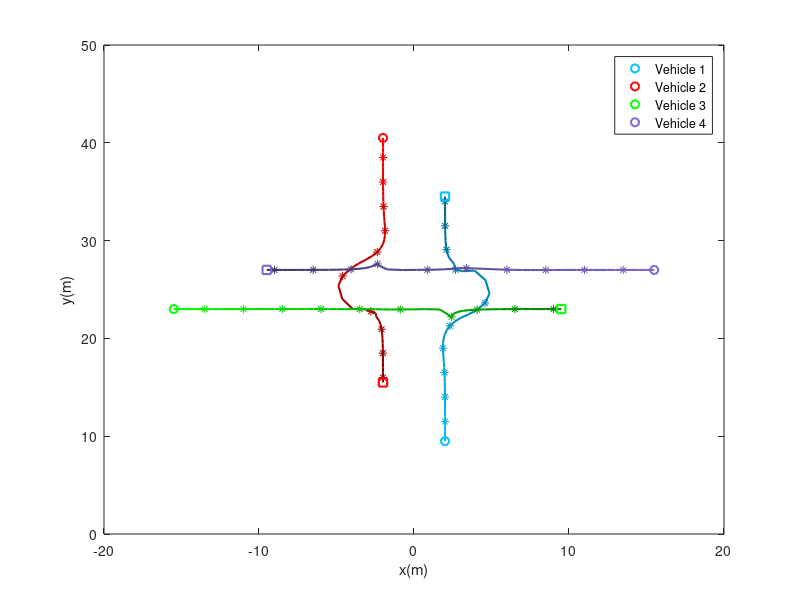
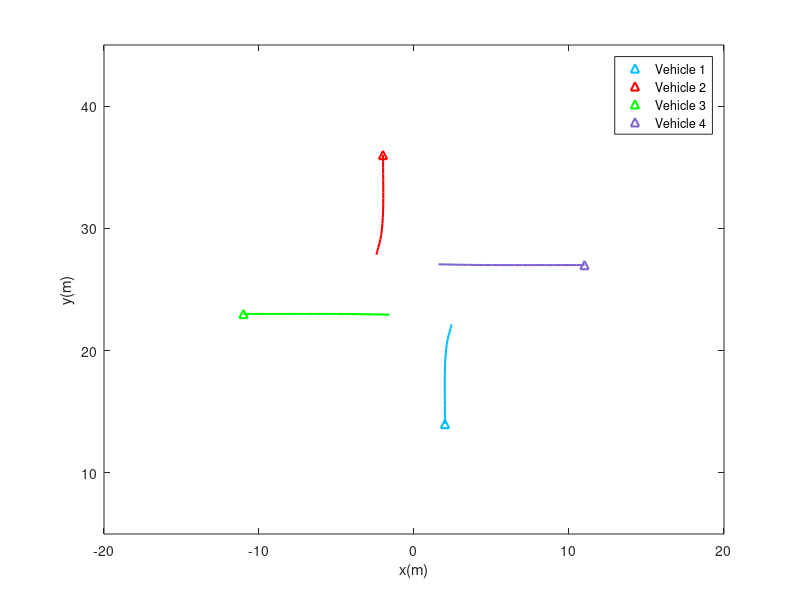
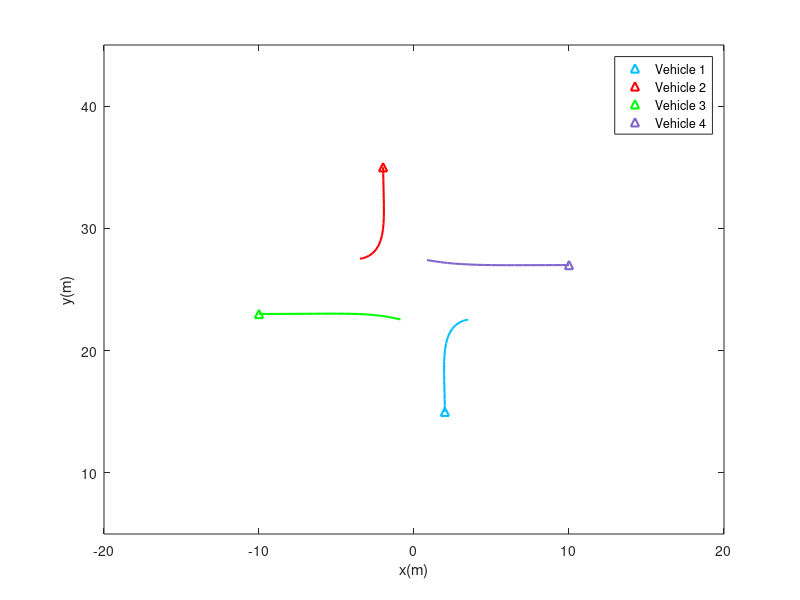
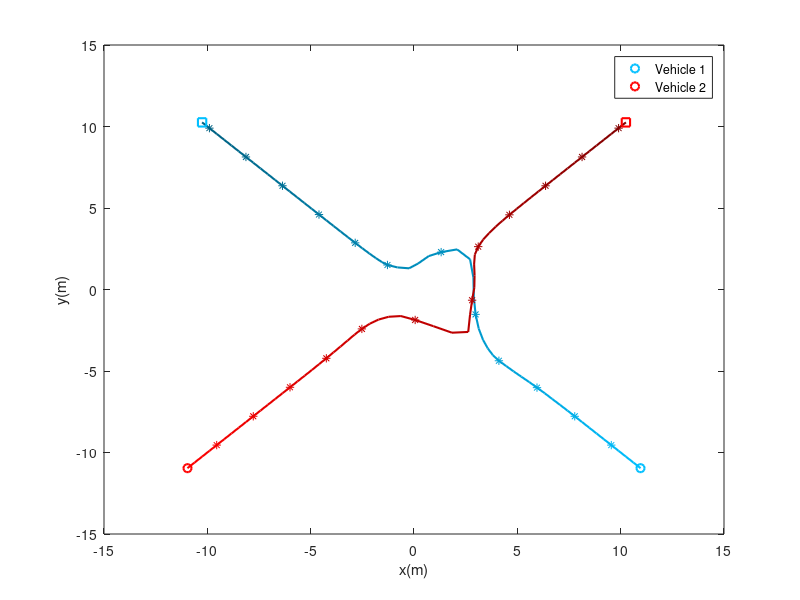

The MATLAB script that drew these images, in order:
clear;
close all;

color = [[0 0.75 1];[1 0 0];[0 1 0];[0.5 0.4 0.8];[0.9 0.9 0.1];[0 0 1]];

%% Intersection
load('CFS_DMPC_Intersection.mat');
traj_log = traj_log(20:70,:);
% Plot traj
[horizon, dim_num_veh] = size(traj_log);
dim = 2;
num_veh = dim_num_veh/2;

figure(1)
for i=0:num_veh-1
    veh_pos = traj_log(1,2*i+1:2*i+2);
    plot(veh_pos(1),veh_pos(2),'o','color',color(i+1,:),'Linewidth',1.5);
    hold on
end

for i=0:num_veh-1
    veh_traj = traj_log(:,2*i+1:2*i+2);
    for j=1:horizon-1
        plot(veh_traj(j:j+1,1),veh_traj(j:j+1,2),'Linewidth',1.5,'color',(1-j/2/horizon)*color(i+1,:));
        if mod(j,5)==0
            plot(veh_traj(j,1),veh_traj(j,2),'*','markersize',6,'color',(1-j/2/horizon)*color(i+1,:));
            hold on;
        end
    hold on
    end
end

for i=0:num_veh-1
    veh_pos = traj_log(horizon,2*i+1:2*i+2);
    plot(veh_pos(1),veh_pos(2),'s','color',color(i+1,:),'Linewidth',1.5);
    hold on
end

xlabel('x(m)');
ylabel('y(m)');
legend('Vehicle 1','Vehicle 2','Vehicle 3','Vehicle 4');


%  
load('CFS_DMPC_Intersection_28.mat');
% Plot traj
[num_veh, ~, ~] = size(traj_sol);

figure(2)
for i=1:num_veh
    traj = squeeze(traj_sol(i,:,:));
    plot(traj(1,1),traj(1,2),'^','color',color(i,:),'Linewidth',1.5);
    hold on
end

for i=1:num_veh
        traj = squeeze(traj_sol(i,:,:));
        plot(traj(:,1),traj(:,2),'Linewidth',1.5,'color',color(i,:));
        hold on
end

xlabel('x(m)');
ylabel('y(m)');
legend('Vehicle 1','Vehicle 2','Vehicle 3','Vehicle 4');
axis([-20 20 5 45]);

%  
load('CFS_DMPC_Intersection_30.mat');
% Plot traj
[num_veh, ~, ~] = size(traj_sol);

figure(3)
for i=1:num_veh
    traj = squeeze(traj_sol(i,:,:));
    plot(traj(1,1),traj(1,2),'^','color',color(i,:),'Linewidth',1.5);
    hold on
end

for i=1:num_veh
        traj = squeeze(traj_sol(i,:,:));
        plot(traj(:,1),traj(:,2),'Linewidth',1.5,'color',color(i,:));
        hold on
end

xlabel('x(m)');
ylabel('y(m)');
legend('Vehicle 1','Vehicle 2','Vehicle 3','Vehicle 4');
axis([-20 20 5 45]);



%% Unstructed Road
load('CFS_DMPC_UnstructedRoad.mat');
traj_log = traj_log(20:80,:);
theta = pi/4;
R = [cos(theta) -sin(theta) ; sin(theta) cos(theta)];

% Plot traj
[horizon, dim_num_veh] = size(traj_log);
dim = 2;
num_veh = dim_num_veh/2;

for i=0:num_veh-1
    traj_log(:,2*i+1:2*i+2) = traj_log(:,2*i+1:2*i+2)*R';
end

figure(4)
for i=0:num_veh-1
    veh_pos = traj_log(1,2*i+1:2*i+2);
    plot(veh_pos(1),veh_pos(2),'o','color',color(i+1,:),'Linewidth',1.5);
    hold on
end

for i=0:num_veh-1
    veh_traj = traj_log(:,2*i+1:2*i+2);
    for j=1:horizon-1
        plot(veh_traj(j:j+1,1),veh_traj(j:j+1,2),'Linewidth',1.5,'color',(1-j/2/horizon)*color(i+1,:));
        if mod(j,5)==0
            plot(veh_traj(j,1),veh_traj(j,2),'*','markersize',6,'color',(1-j/2/horizon)*color(i+1,:));
            hold on;
        end
    hold on
    end
end

for i=0:num_veh-1
    veh_pos = traj_log(horizon,2*i+1:2*i+2);
    plot(veh_pos(1),veh_pos(2),'s','color',color(i+1,:),'Linewidth',1.5);
    hold on
end

xlabel('x(m)');
ylabel('y(m)');
legend('Vehicle 1','Vehicle 2');


% 
load('CFS_DMPC_UnstructedRoad_25.mat');
theta = pi/4;
R = [cos(theta) -sin(theta) ; sin(theta) cos(theta)];

% Plot traj
[num_veh, horizon, dim] = size(traj_sol);

figure(6)
for i=1:num_veh
    traj = squeeze(traj_sol(i,:,:))*R';
    plot(traj(1,1),traj(1,2),'^','color',color(i,:),'Linewidth',1.5);
    hold on
end

for i=1:num_veh
        traj = squeeze(traj_sol(i,:,:))*R';
        plot(traj(:,1),traj(:,2),'Linewidth',1.5,'color',color(i,:));
        hold on;
end

plot([10.2530534417499,-10.9601545597345],[10.2530446553664,-10.9601550813395],'-.','color',color(2,:));
hold on;
plot([-10.2530534417499,10.9601545597345],[10.2530446553664,-10.9601550813395],'-.','color',color(1,:));

xlabel('x(m)');
ylabel('y(m)');
legend('Vehicle 1','Vehicle 2');
axis([-15 15 -15 0])

% 
load('CFS_DMPC_UnstructedRoad_28.mat');
theta = pi/4;
R = [cos(theta) -sin(theta) ; sin(theta) cos(theta)];

% Plot traj
[num_veh, horizon, dim] = size(traj_sol);

figure(5)
for i=1:num_veh
    traj = squeeze(traj_sol(i,:,:))*R';
    plot(traj(1,1),traj(1,2),'^','color',color(i,:),'Linewidth',1.5);
    hold on
end

for i=1:num_veh
        traj = squeeze(traj_sol(i,:,:))*R';
        plot(traj(:,1),traj(:,2),'Linewidth',1.5,'color',color(i,:));
        hold on
end

plot([10.2530534417499,-10.9601545597345],[10.2530446553664,-10.9601550813395],'-.','color',color(2,:));
hold on;
plot([-10.2530534417499,10.9601545597345],[10.2530446553664,-10.9601550813395],'-.','color',color(1,:));

xlabel('x(m)');
ylabel('y(m)');
legend('Vehicle 1','Vehicle 2');
axis([-15 15 -15 0]);
